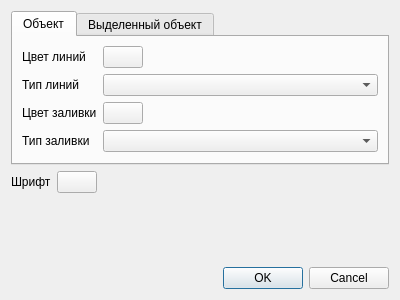
<?xml version="1.0" encoding="UTF-8"?>
<ui version="4.0">
 <class>SettingsDialog</class>
 <widget class="QDialog" name="SettingsDialog">
  <property name="geometry">
   <rect>
    <x>0</x>
    <y>0</y>
    <width>400</width>
    <height>300</height>
   </rect>
  </property>
  <property name="windowTitle">
   <string>Dialog</string>
  </property>
  <layout class="QVBoxLayout" name="verticalLayout">
   <item>
    <widget class="QTabWidget" name="tabWidget">
     <property name="tabShape">
      <enum>QTabWidget::Rounded</enum>
     </property>
     <property name="currentIndex">
      <number>0</number>
     </property>
     <widget class="QWidget" name="nonSelected">
      <attribute name="title">
       <string>Объект</string>
      </attribute>
      <layout class="QFormLayout" name="formLayout">
       <item row="0" column="0">
        <widget class="QLabel" name="label">
         <property name="text">
          <string>Цвет линий</string>
         </property>
        </widget>
       </item>
       <item row="1" column="0">
        <widget class="QLabel" name="label_2">
         <property name="text">
          <string>Тип линий</string>
         </property>
        </widget>
       </item>
       <item row="2" column="0">
        <widget class="QLabel" name="label_3">
         <property name="text">
          <string>Цвет заливки</string>
         </property>
        </widget>
       </item>
       <item row="3" column="0">
        <widget class="QLabel" name="label_4">
         <property name="text">
          <string>Тип заливки</string>
         </property>
        </widget>
       </item>
       <item row="3" column="1">
        <widget class="QComboBox" name="brushType"/>
       </item>
       <item row="0" column="1">
        <layout class="QHBoxLayout" name="horizontalLayout">
         <item>
          <widget class="QPushButton" name="penColor">
           <property name="text">
            <string/>
           </property>
          </widget>
         </item>
         <item>
          <spacer name="horizontalSpacer">
           <property name="orientation">
            <enum>Qt::Horizontal</enum>
           </property>
           <property name="sizeHint" stdset="0">
            <size>
             <width>40</width>
             <height>20</height>
            </size>
           </property>
          </spacer>
         </item>
        </layout>
       </item>
       <item row="1" column="1">
        <widget class="QComboBox" name="penType">
         <property name="currentIndex">
          <number>-1</number>
         </property>
        </widget>
       </item>
       <item row="2" column="1">
        <layout class="QHBoxLayout" name="horizontalLayout_2">
         <item>
          <widget class="QPushButton" name="brushColor">
           <property name="text">
            <string/>
           </property>
          </widget>
         </item>
         <item>
          <spacer name="horizontalSpacer_2">
           <property name="orientation">
            <enum>Qt::Horizontal</enum>
           </property>
           <property name="sizeHint" stdset="0">
            <size>
             <width>40</width>
             <height>20</height>
            </size>
           </property>
          </spacer>
         </item>
        </layout>
       </item>
      </layout>
     </widget>
     <widget class="QWidget" name="selected">
      <attribute name="title">
       <string>Выделенный объект</string>
      </attribute>
     </widget>
    </widget>
   </item>
   <item>
    <layout class="QFormLayout" name="formLayout_2">
     <item row="0" column="0">
      <widget class="QLabel" name="label_5">
       <property name="text">
        <string>Шрифт</string>
       </property>
      </widget>
     </item>
     <item row="0" column="1">
      <layout class="QHBoxLayout" name="horizontalLayout_3">
       <item>
        <widget class="QPushButton" name="font">
         <property name="text">
          <string/>
         </property>
        </widget>
       </item>
       <item>
        <spacer name="horizontalSpacer_3">
         <property name="orientation">
          <enum>Qt::Horizontal</enum>
         </property>
         <property name="sizeHint" stdset="0">
          <size>
           <width>40</width>
           <height>20</height>
          </size>
         </property>
        </spacer>
       </item>
      </layout>
     </item>
    </layout>
   </item>
   <item>
    <spacer name="verticalSpacer">
     <property name="orientation">
      <enum>Qt::Vertical</enum>
     </property>
     <property name="sizeHint" stdset="0">
      <size>
       <width>20</width>
       <height>40</height>
      </size>
     </property>
    </spacer>
   </item>
   <item>
    <widget class="QDialogButtonBox" name="buttonBox">
     <property name="orientation">
      <enum>Qt::Horizontal</enum>
     </property>
     <property name="standardButtons">
      <set>QDialogButtonBox::Cancel|QDialogButtonBox::Ok</set>
     </property>
    </widget>
   </item>
  </layout>
 </widget>
 <resources/>
 <connections>
  <connection>
   <sender>buttonBox</sender>
   <signal>accepted()</signal>
   <receiver>SettingsDialog</receiver>
   <slot>accept()</slot>
   <hints>
    <hint type="sourcelabel">
     <x>248</x>
     <y>254</y>
    </hint>
    <hint type="destinationlabel">
     <x>157</x>
     <y>274</y>
    </hint>
   </hints>
  </connection>
  <connection>
   <sender>buttonBox</sender>
   <signal>rejected()</signal>
   <receiver>SettingsDialog</receiver>
   <slot>reject()</slot>
   <hints>
    <hint type="sourcelabel">
     <x>316</x>
     <y>260</y>
    </hint>
    <hint type="destinationlabel">
     <x>286</x>
     <y>274</y>
    </hint>
   </hints>
  </connection>
 </connections>
</ui>
